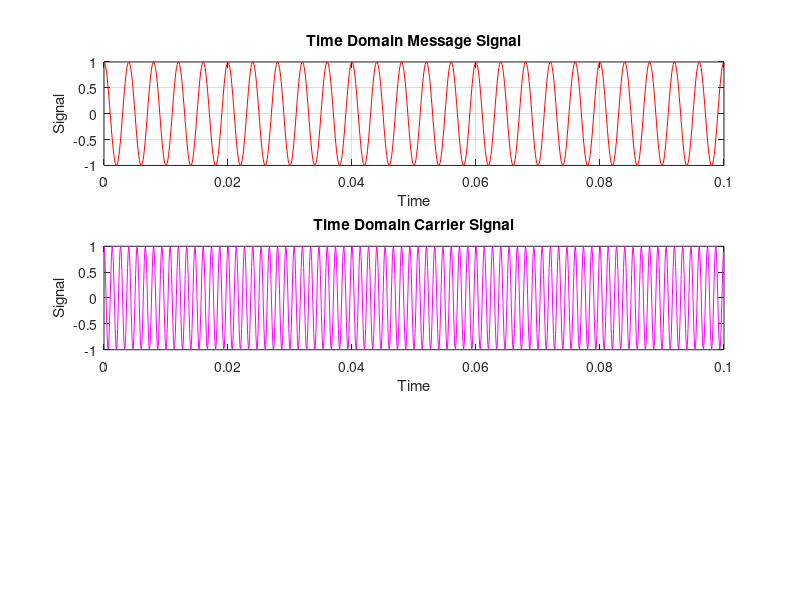

The MATLAB source for this figure: (Note: this script raises an error after producing the figure.)
samp_freq = 10000; %Sampling Frequency
L = 1000; %Length of signals
t = (0:L-1)*(1/samp_freq);

m = cos(2*pi*250*t); %change frequency of message signal here
c = cos(2*pi*750*t);
coh = cos(2*pi*750*t);
s = c.*m;
coh_out = s.*coh;

S = fft(s); %Fourier transform of all the signals
M = fft(m);
C = fft(c);
Y = fft(coh_out);

n = length(s);
f = (0:n-1)*samp_freq/n; %Getting frequency values in Hertz

%plots
%All magnitude spectrum. Plots have x-axis restricted so as to not show the mirror image of the spectrum
figure(1)
subplot(3,1,1)
plot(t,m,'r') %Plotting time domain Message signal
title('Time Domain Message Signal')
xlabel('Time')
ylabel('Signal')
grid

subplot(3,1,2)
plot(t,c,'m') %Plotting time domain Carrier signal
title('Time Domain Carrier Signal')
xlabel('Time')
ylabel('Signal')
gridsubplot(3,1,3)
plot(t, s,'c') %Plotting time domain DSB-SC signal
title('Time Domain DSB-SC Signal')
xlabel('Time')
ylabel('Signal')
grid

figure(2)
subplot(3,1,1) %Plotting Magnitude Spectrum of Message Signal
plot(f(1:floor(length(m)/2)), abs(M(1:floor(length(m)/2))),'r')
title('Magnitude Spectrum of Message Signal')
xlabel('Frequency(Hz)','Interpreter','latex')
ylabel('Magnitude','Interpreter','latex')
grid

subplot(3,1,2) %Plotting Magnitude Spectrum of Carrier Signal
plot(f(1:floor(length(c)/2)), abs(C(1:floor(length(c)/2))), 'm')
title('Magnitude Spectrum of Carrier Wave}')
xlabel('Frequency(Hz)')
ylabel('Magnitude')
grid

subplot(3,1,3) %Plotting Magnitude Spectrum of DSB-SC Signal
plot(f(1:floor(length(s)/2)), abs(S(1:floor(length(s)/2))),'c')
title('Magnitude Spectrum of DSB-SC Signal')
xlabel('Frequency(Hz)')
ylabel('Magnitude')
grid

figure(3)
subplot(2,1,1) %Plotting time domain Output of Coherent Detector signal
plot(t, coh_out)
title('Time Domain Output of Coherent Detector')
xlabel('Time')
ylabel('Signal')
hold on
plot(t, m)
hold off
grid

subplot(2,1,2) %Plotting Magnitude Spectrum of Output of Coherent Detector Signal
plot(f(1:floor(length(coh_out)/2)), abs(Y(1:floor(length(coh_out)/2))),'c')
title('Magnitude Spectrum of Output from Coherent Detector')
xlabel('Frequency(Hz)')
ylabel('Magnitude')
grid